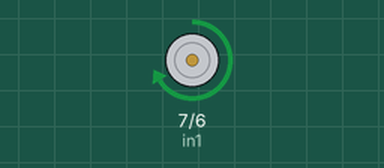
Simulated run of this sketch. Board: Arduino Uno, built with avr-gcc and run on an emulated ATmega328P. Parts: motor-driver pin pairs drawn as motors (green arrow = first pin HIGH = forward, orange = second pin HIGH = backward, longer = more drive, scaled by the enable pin).

Above: at 1.0 s.
At 4.5 s:
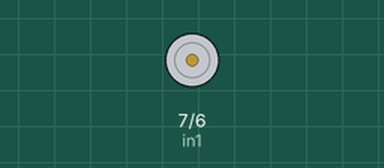
At 19.2 s:
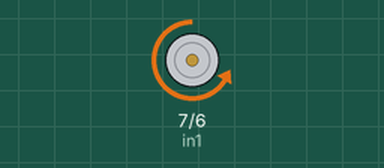
Timing chart, 0 to 21.1 s (numbered marks = the images above):
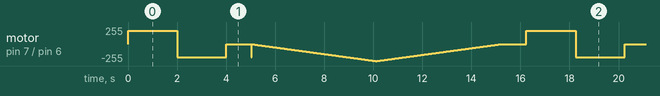

The sketch:

L298N_DC_Motor_Example.ino
```cpp
// connect motor controller pins to Arduino digital pins
// motor one
int enA = 10;
int in1 = 7;
int in2 = 6;
// motor two
//int enB = 5;
//int in3 = 7;
//int in4 = 6;
void setup()
{
  // set all the motor control pins to outputs
  pinMode(enA, OUTPUT);
  //pinMode(enB, OUTPUT);
  pinMode(in1, OUTPUT);
  pinMode(in2, OUTPUT);
  //pinMode(in3, OUTPUT);
  //pinMode(in4, OUTPUT);
}
void demoOne()
{
  // this function will run the motors in both directions at a fixed speed
  // turn on motor A
  digitalWrite(in1, HIGH);
  digitalWrite(in2, LOW);
  // set speed to 200 out of possible range 0~255
  analogWrite(enA, 200);
  // turn on motor B
  //digitalWrite(in3, HIGH);
  //digitalWrite(in4, LOW);
  // set speed to 200 out of possible range 0~255
  //analogWrite(enB, 200);
  delay(2000);
  // now change motor directions
  digitalWrite(in1, LOW);
  digitalWrite(in2, HIGH);
  //digitalWrite(in3, LOW);
  //digitalWrite(in4, HIGH);
  delay(2000);
  // now turn off motors
  digitalWrite(in1, LOW);
  digitalWrite(in2, LOW);
  //digitalWrite(in3, LOW);
  //digitalWrite(in4, LOW);
}
void demoTwo()
{
  // this function will run the motors across the range of possible speeds
  // note that maximum speed is determined by the motor itself and the operating voltage
  // the PWM values sent by analogWrite() are fractions of the maximum speed possible
  // by your hardware
  // turn on motors
  digitalWrite(in1, LOW);
  digitalWrite(in2, HIGH);
  //digitalWrite(in3, LOW);
  //digitalWrite(in4, HIGH);
  // accelerate from zero to maximum speed
  for (int i = 0; i < 256; i++)
  {
    analogWrite(enA, i);
    //analogWrite(enB, i);
    delay(20);
  }
  // decelerate from maximum speed to zero
  for (int i = 255; i >= 0; --i)
  {
    analogWrite(enA, i);
  //  analogWrite(enB, i);
    delay(20);
  }
  // now turn off motors
  digitalWrite(in1, LOW);
  digitalWrite(in2, LOW);
  //digitalWrite(in3, LOW);
  //digitalWrite(in4, LOW);
}
void loop()
{
  demoOne();
  delay(1000);
  demoTwo();
  delay(1000);
}
```
